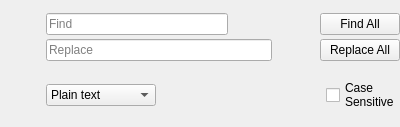
<?xml version="1.0" encoding="UTF-8"?>
<ui version="4.0">
 <class>FindAndReplaceUI</class>
 <widget class="QWidget" name="FindAndReplaceUI">
  <property name="geometry">
   <rect>
    <x>0</x>
    <y>0</y>
    <width>400</width>
    <height>127</height>
   </rect>
  </property>
  <property name="windowTitle">
   <string>Form</string>
  </property>
  <layout class="QHBoxLayout" name="horizontalLayout">
   <property name="leftMargin">
    <number>0</number>
   </property>
   <property name="topMargin">
    <number>0</number>
   </property>
   <property name="rightMargin">
    <number>0</number>
   </property>
   <property name="bottomMargin">
    <number>0</number>
   </property>
   <item>
    <layout class="QVBoxLayout" name="verticalLayout_5">
     <property name="spacing">
      <number>4</number>
     </property>
     <item>
      <widget class="QPushButton" name="close_Btn">
       <property name="sizePolicy">
        <sizepolicy hsizetype="Minimum" vsizetype="Fixed">
         <horstretch>0</horstretch>
         <verstretch>0</verstretch>
        </sizepolicy>
       </property>
       <property name="focusPolicy">
        <enum>Qt::ClickFocus</enum>
       </property>
       <property name="text">
        <string/>
       </property>
       <property name="icon">
        <iconset theme="window-close">
         <normaloff>.</normaloff>.</iconset>
       </property>
       <property name="flat">
        <bool>true</bool>
       </property>
      </widget>
     </item>
     <item>
      <spacer name="verticalSpacer">
       <property name="orientation">
        <enum>Qt::Vertical</enum>
       </property>
       <property name="sizeHint" stdset="0">
        <size>
         <width>20</width>
         <height>40</height>
        </size>
       </property>
      </spacer>
     </item>
    </layout>
   </item>
   <item>
    <layout class="QVBoxLayout" name="verticalLayout_6">
     <property name="spacing">
      <number>4</number>
     </property>
     <item>
      <layout class="QHBoxLayout" name="horizontalLayout_4">
       <property name="spacing">
        <number>4</number>
       </property>
       <item>
        <layout class="QVBoxLayout" name="verticalLayout_8">
         <property name="spacing">
          <number>4</number>
         </property>
         <item>
          <layout class="QHBoxLayout" name="search_Layout">
           <property name="spacing">
            <number>4</number>
           </property>
           <item>
            <widget class="QLineEdit" name="find_LineEdit">
             <property name="inputMask">
              <string/>
             </property>
             <property name="text">
              <string/>
             </property>
             <property name="maxLength">
              <number>32767</number>
             </property>
             <property name="placeholderText">
              <string>Find</string>
             </property>
             <property name="clearButtonEnabled">
              <bool>true</bool>
             </property>
            </widget>
           </item>
           <item>
            <widget class="QPushButton" name="find_NextBtn">
             <property name="sizePolicy">
              <sizepolicy hsizetype="Maximum" vsizetype="Fixed">
               <horstretch>0</horstretch>
               <verstretch>0</verstretch>
              </sizepolicy>
             </property>
             <property name="focusPolicy">
              <enum>Qt::ClickFocus</enum>
             </property>
             <property name="toolTip">
              <string>find next</string>
             </property>
             <property name="text">
              <string/>
             </property>
             <property name="icon">
              <iconset theme="down">
               <normaloff>.</normaloff>.</iconset>
             </property>
             <property name="flat">
              <bool>true</bool>
             </property>
            </widget>
           </item>
           <item>
            <widget class="QPushButton" name="find_PreviousBtn">
             <property name="sizePolicy">
              <sizepolicy hsizetype="Maximum" vsizetype="Fixed">
               <horstretch>0</horstretch>
               <verstretch>0</verstretch>
              </sizepolicy>
             </property>
             <property name="focusPolicy">
              <enum>Qt::ClickFocus</enum>
             </property>
             <property name="toolTip">
              <string>find previous</string>
             </property>
             <property name="text">
              <string/>
             </property>
             <property name="icon">
              <iconset theme="up">
               <normaloff>.</normaloff>.</iconset>
             </property>
             <property name="flat">
              <bool>true</bool>
             </property>
            </widget>
           </item>
           <item>
            <widget class="QPushButton" name="findAll_Btn">
             <property name="sizePolicy">
              <sizepolicy hsizetype="Preferred" vsizetype="Fixed">
               <horstretch>0</horstretch>
               <verstretch>0</verstretch>
              </sizepolicy>
             </property>
             <property name="focusPolicy">
              <enum>Qt::ClickFocus</enum>
             </property>
             <property name="text">
              <string>Find All</string>
             </property>
            </widget>
           </item>
          </layout>
         </item>
         <item>
          <layout class="QHBoxLayout" name="replace_Layout">
           <property name="spacing">
            <number>4</number>
           </property>
           <item>
            <widget class="QLineEdit" name="replace_LineEdit">
             <property name="focusPolicy">
              <enum>Qt::ClickFocus</enum>
             </property>
             <property name="placeholderText">
              <string>Replace</string>
             </property>
             <property name="clearButtonEnabled">
              <bool>true</bool>
             </property>
            </widget>
           </item>
           <item>
            <widget class="QPushButton" name="replace_Btn">
             <property name="sizePolicy">
              <sizepolicy hsizetype="Preferred" vsizetype="Fixed">
               <horstretch>0</horstretch>
               <verstretch>0</verstretch>
              </sizepolicy>
             </property>
             <property name="focusPolicy">
              <enum>Qt::ClickFocus</enum>
             </property>
             <property name="toolTip">
              <string>replace</string>
             </property>
             <property name="text">
              <string/>
             </property>
             <property name="icon">
              <iconset theme="edit-find-replace">
               <normaloff>../../../../../../../home/leo-0</normaloff>../../../../../../../home/leo-0</iconset>
             </property>
             <property name="flat">
              <bool>true</bool>
             </property>
            </widget>
           </item>
           <item>
            <widget class="QPushButton" name="replaceAll_Btn">
             <property name="sizePolicy">
              <sizepolicy hsizetype="Preferred" vsizetype="Fixed">
               <horstretch>0</horstretch>
               <verstretch>0</verstretch>
              </sizepolicy>
             </property>
             <property name="focusPolicy">
              <enum>Qt::ClickFocus</enum>
             </property>
             <property name="text">
              <string>Replace All</string>
             </property>
            </widget>
           </item>
          </layout>
         </item>
        </layout>
       </item>
      </layout>
     </item>
     <item>
      <layout class="QHBoxLayout" name="horizontalLayout_5">
       <property name="spacing">
        <number>4</number>
       </property>
       <item>
        <widget class="QComboBox" name="searchMode">
         <property name="currentIndex">
          <number>0</number>
         </property>
         <property name="sizeAdjustPolicy">
          <enum>QComboBox::AdjustToContents</enum>
         </property>
         <property name="minimumContentsLength">
          <number>10</number>
         </property>
         <item>
          <property name="text">
           <string>Plain text</string>
          </property>
         </item>
         <item>
          <property name="text">
           <string>Regex</string>
          </property>
         </item>
        </widget>
       </item>
       <item>
        <spacer name="horizontalSpacer">
         <property name="orientation">
          <enum>Qt::Horizontal</enum>
         </property>
         <property name="sizeHint" stdset="0">
          <size>
           <width>40</width>
           <height>20</height>
          </size>
         </property>
        </spacer>
       </item>
       <item>
        <widget class="QCheckBox" name="caseSensitive_checkbox">
         <property name="text">
          <string>Case
Sensitive</string>
         </property>
        </widget>
       </item>
      </layout>
     </item>
    </layout>
   </item>
  </layout>
  <action name="actionClose">
   <property name="text">
    <string>Close</string>
   </property>
   <property name="shortcut">
    <string>Esc</string>
   </property>
  </action>
  <addaction name="actionClose"/>
 </widget>
 <resources/>
 <connections/>
</ui>
